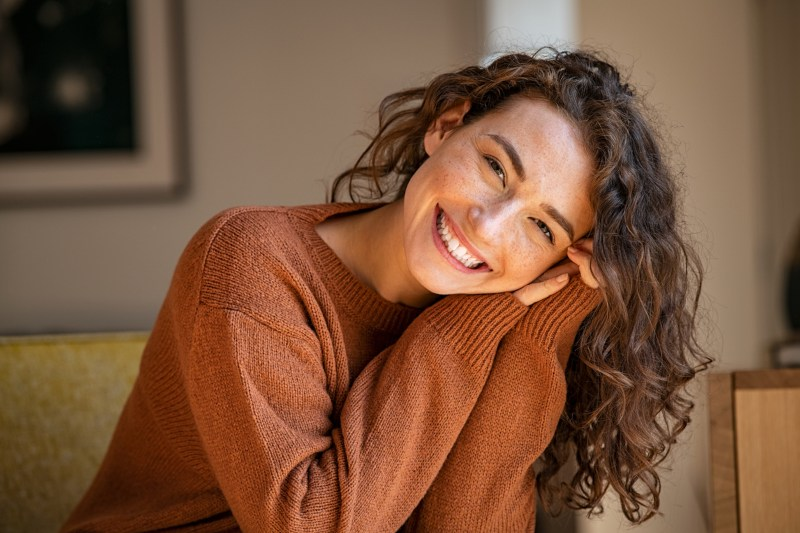
#> input picture example_inputs/persona.jpg, 800 x 533 px
$ jupyter execute canny-operator-step-by-step.ipynb
#> lines starting #> are read from the running program, lines starting #| are printed output that depends on the picture
We are going to execute Canny Algorithm step by step

[cell 1]
import numpy as np
import cv2
import matplotlib.pyplot as plt
import math
from scipy import signal

def rgb2grayscale(img: np.ndarray):
    """
    img: image in RGB format
    return: image in grayscale format
    """
    return np.around((img[:, :, 0]*0.3 + img[:, :, 1]*0.59 + img[:, :, 2]*0.11))

def correlation(img: np.ndarray, filter: np.ndarray, faster: bool):
    """
    img: image in grayscale format
    filter: filter to apply to the image
    faster: boolean value. If true, use scipy implemented correlation, which is faster
    return: image after applying the filter
    """
    if faster:
        return signal.correlate2d(img, filter)

    img_x, img_y = img.shape[0], img.shape[1]
    kernel_x, kernel_y = filter.shape[0], filter.shape[1]
    if kernel_x != kernel_y:
        raise ValueError("Kernel has to be NxN")

    k = kernel_x
    new_img = np.zeros((img_x, img_y))

    pad = int((k-1)/2)

    for x in range(pad, img_x - pad):
        for y in range(pad, img_y - pad):
            subimagen = img[x - pad:x + pad + 1, y - pad:y + pad + 1]
            new_img[x, y] = np.sum(subimagen * filter)

    return new_img

def gaussianKernel(size: int, sigma: float):
    """
    size: size of the kernel
    sigma: standard deviation of the gaussian
    return: gaussian kernel
    """
    if size % 2 == 0:
        raise ValueError("Size must be odd")
    return np.fromfunction(
        lambda x, y: (1 / ((sigma**2)*2*math.pi))*np.exp(-(((x-((size-1)/2))**2 + (y-((size-1)/2))**2) / (2*(sigma**2)))),
        (size, size))

def sobelFilterX():
    """
    return: sobel filter in the X direction
    """
    return np.array([[-1, 0, 1],
                     [-2, 0, 2],
                     [-1, 0, 1]])

def sobelFilterY():
    """
    return: sobel filter in the Y direction
    """
    return np.array([[-1, -2, -1],
                     [0, 0, 0],
                     [1, 2, 1]])

def nonMaximaElimination(magnitude: np.ndarray, direction: np.ndarray):
    """
    magnitude: magnitude of the gradient
    direction: direction of the gradient
    return: image after applying non-maxima elimination
    """
    result = magnitude.copy()
    for x in range(1, magnitude.shape[0]-1):
        for y in range(1, magnitude.shape[1]-1):
            ang = direction[x, y]
            mag = magnitude[x, y]

            if ang <= 30 or ang > 150:
                if not (mag >= magnitude[x, y+1] and mag >= magnitude[x, y-1]):
                    result[x, y] = 0

            elif 30 < ang <= 60:
                if not (mag >= magnitude[x+1, y+1] and mag >= magnitude[x-1, y-1]):
                    result[x, y] = 0

            elif 60 < ang <= 120:
                if not (mag >= magnitude[x+1, y] and mag >= magnitude[x-1, y]):
                    result[x, y] = 0
            else:
                if not (mag >= magnitude[x+1, y-1] and mag >= magnitude[x-1, y+1]):
                    result[x, y] = 0

    return result

def threshold(value: int, min_threshold: int, max_threshold: int):
    """
    value: value to threshold
    min_threshold: minimum threshold
    max_threshold: maximum threshold
    return: value after applying the threshold
    """
    if value <= min_threshold:
        return 0
    elif value >= max_threshold:
        return 255
    else:
        return 128

threshold_v = np.vectorize(threshold)

def hysteresis(img: np.ndarray):
    """
    img: image with threshole applied
    return: image after applying hysteresis
    """
    result = img.copy()
    for x in range(2, img.shape[0]-2):
        for y in range(2, img.shape[1]-2):
            if img[x, y] == 128:
                neighbors = [img[x-1, y-1], img[x-1, y], img[x-1, y+1], img[x, y+1],
                             img[x+1, y+1], img[x+1, y], img[x+1, y-1], img[x, y-1]]
                if (255 in neighbors):
                    result[x, y] = 255
                else:
                    result[x, y] = 0
    return result

ORIGINAL IMAGE

[cell 2]
img = cv2.imread("../example_inputs/persona.jpg")
#> img is the input picture: shape (533, 800, 3); mean B, G, R 60, 84.7, 123.4
img = cv2.cvtColor(img, cv2.COLOR_BGR2RGB)
plt.imshow(img)

BLURRY IMAGE

[cell 3]
blurry_img = correlation(rgb2grayscale(img), gaussianKernel(9, 2), True)
#> in correlation, `return signal.correlate2d(img, filter)`:
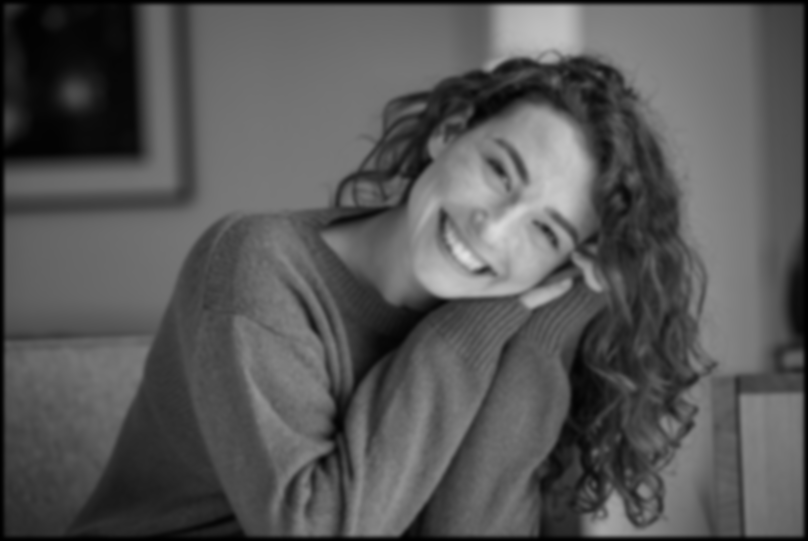
#> returned value: shape (541, 808) float64; min 0.027, max 226.1, mean 87.1
plt.imshow(blurry_img, cmap='gray')

GRADIENT (MAGNITUDE AND DIRECTION)

[cell 4]
sobelX = correlation(blurry_img, sobelFilterX(), True)
#> call 2 of correlation, with filter = array of shape (3, 3), faster = True
#> in correlation (call 2), `return signal.correlate2d(img, filter)`:
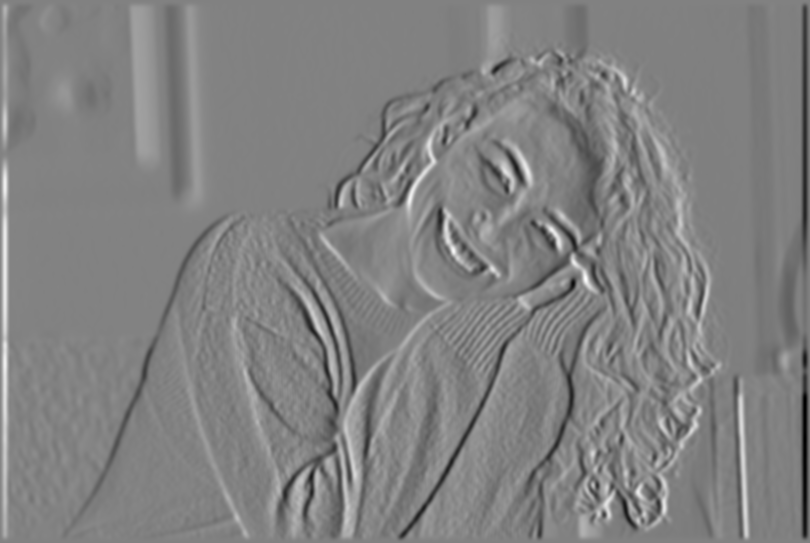
#> returned value: shape (543, 810) float64; min -180.2, max 174.1, mean 0; drawn with min black and max white
sobelY = correlation(blurry_img, sobelFilterY(), True)
#> call 3 of correlation, with filter = array of shape (3, 3), faster = True
#> in correlation (call 3), `return signal.correlate2d(img, filter)`:
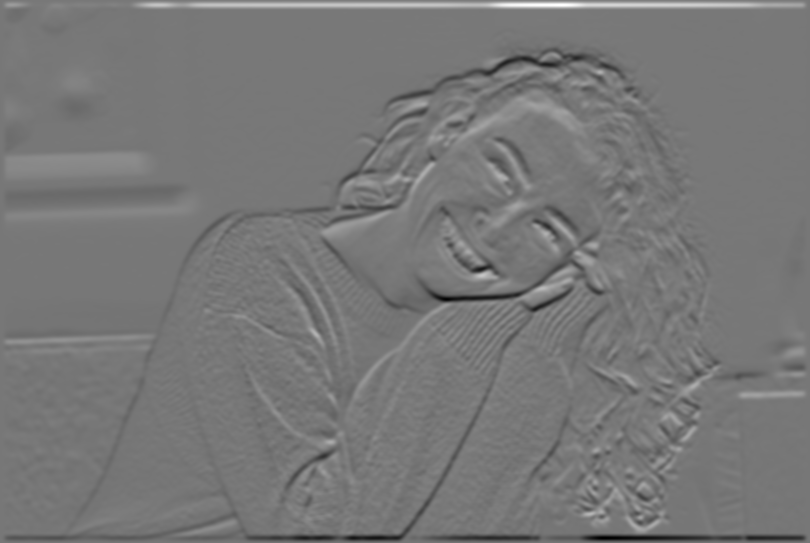
#> returned value: shape (543, 810) float64; min -252, max 284.2, mean 0; drawn with min black and max white

[cell 5]
magnitude = np.sqrt(sobelX**2 + sobelY**2)
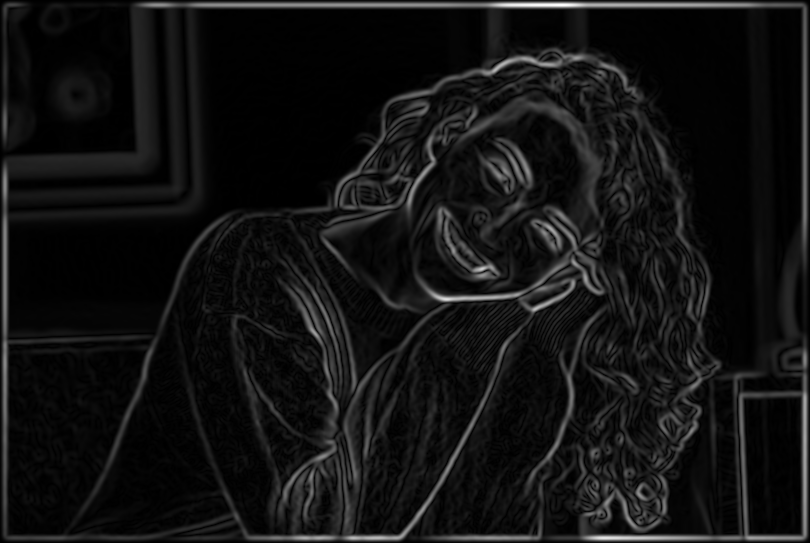
#> magnitude: shape (543, 810) float64; min 4.44e-16, max 284.2, mean 21.2; drawn with min black and max white
direction = np.arctan2(sobelY, sobelX)
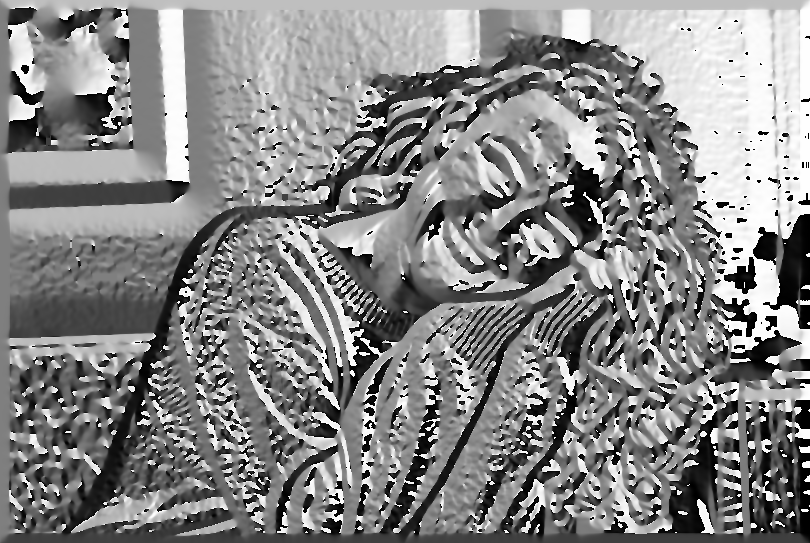
#> direction: shape (543, 810) float64; min -3.14, max 3.14, mean 0.191; drawn with min black and max white
direction_dg = direction * 180 / math.pi
direction_dg[direction_dg < 0] += 180
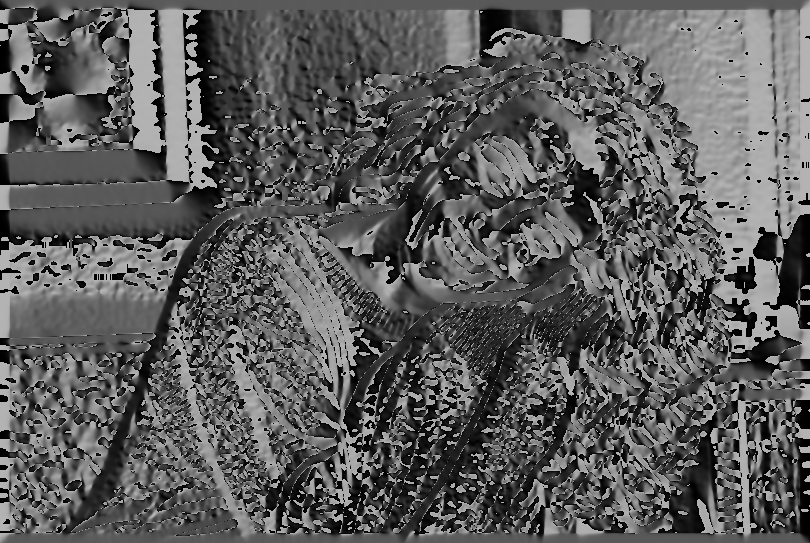
#> direction_dg: shape (543, 810) float64; min 0, max 180, mean 92.6

[cell 6]
plt.imshow(magnitude, cmap='gray')

[cell 7]
plt.imshow(direction_dg, cmap='viridis')
plt.colorbar()
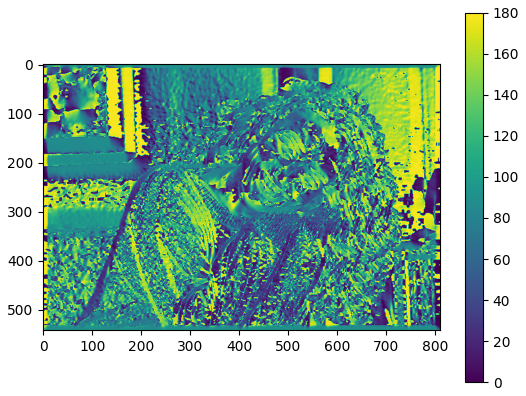
#> figure drawn by matplotlib, 2 panels

NON MAXIMA ELIMINATION

[cell 8]
nonMaxima = nonMaximaElimination(magnitude, direction_dg)
#> after the loop in nonMaximaElimination, `for x in range(1, magnitude.shape[0]-1):`:
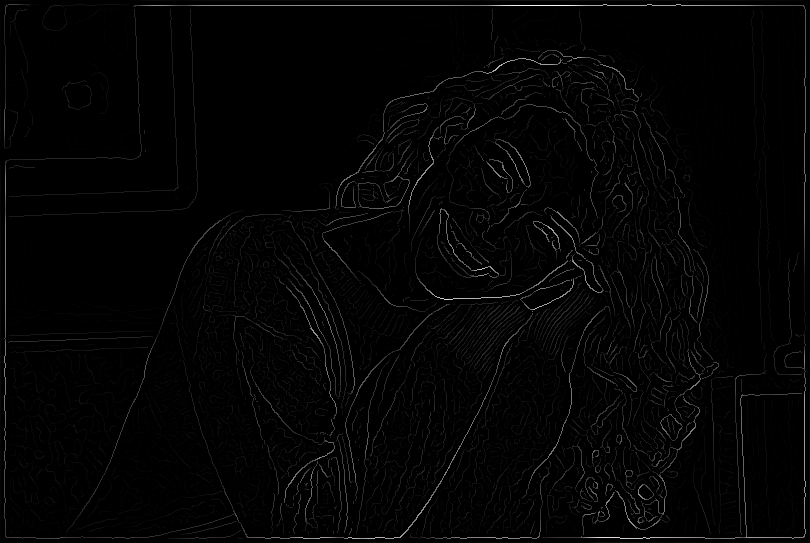
#> result: shape (543, 810) float64; min 0, max 284.2, mean 4.4; drawn with min black and max white
plt.imshow(nonMaxima, cmap='gray')

THRESHOLDED IMAGE

[cell 9]
thresholded = threshold_v(nonMaxima, 20, 40)
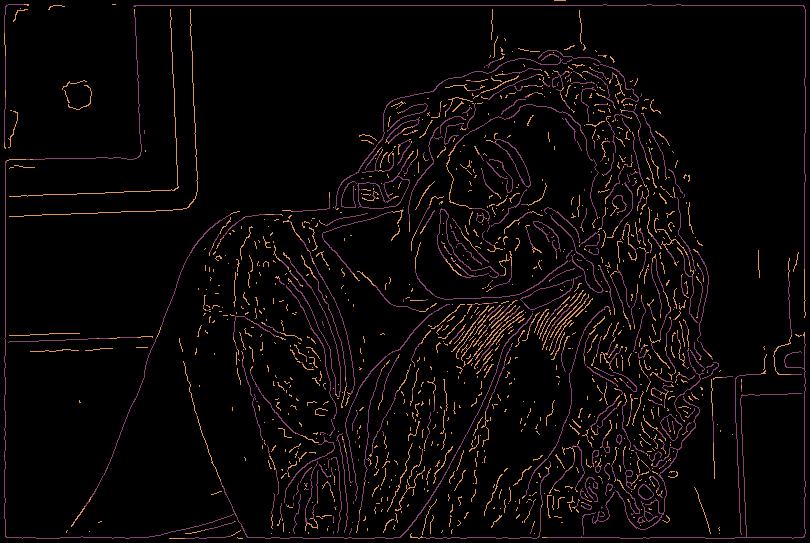
#> thresholded: shape (543, 810) int64; 3 distinct labels, from 0 to 255; one colour per label, 0 black
plt.imshow(thresholded, cmap='gray')

HYSTERESIS IMAGE (FINAL)

[cell 10]
hysteresis_img = hysteresis(thresholded)
#> after the loop in hysteresis, `for x in range(2, img.shape[0]-2):`:
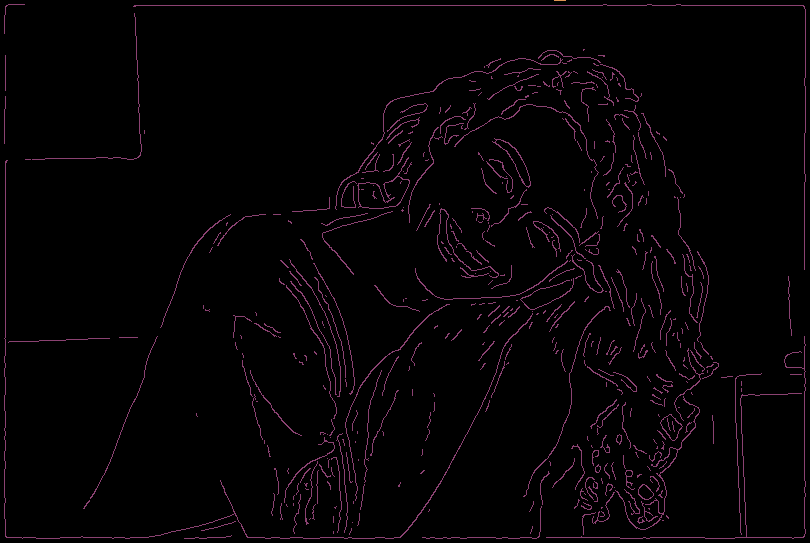
#> result: shape (543, 810) int64; 3 distinct labels, from 0 to 255; one colour per label, 0 black

$ run again, with example_inputs/kid.jpg copied over example_inputs/persona.jpg
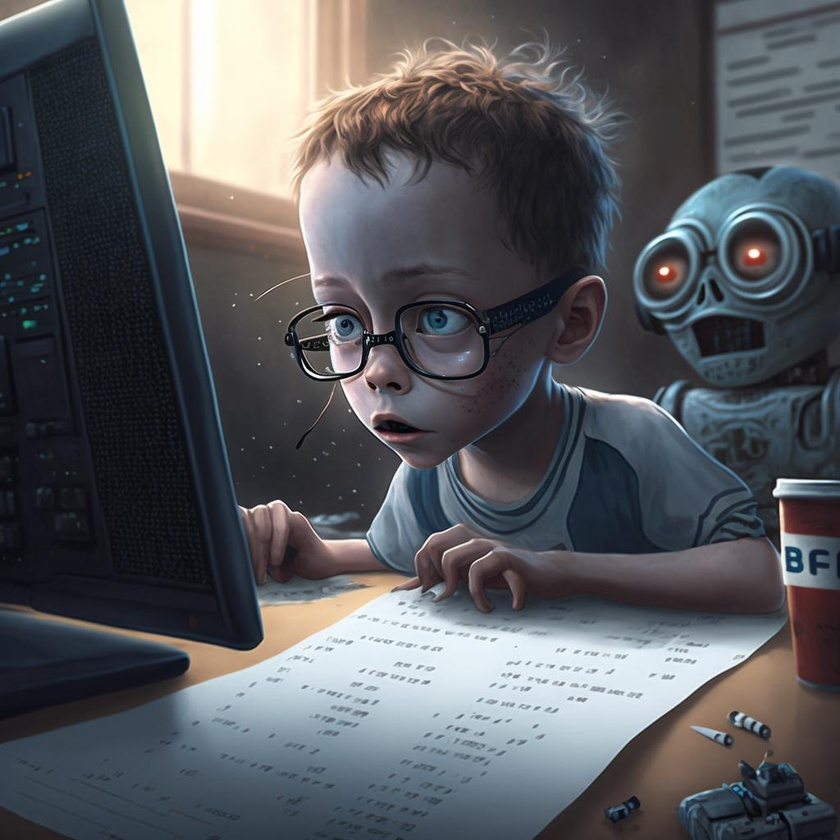
#> input picture example_inputs/kid.jpg, 840 x 840 px, shrunk from 1024 x 1024 before the run
#> img is the input picture: shape (840, 840, 3); mean B, G, R 93, 88.9, 86.7
#> `[cell 7] plt.imshow(direction_dg, cmap='viridis') plt.colorbar()`:
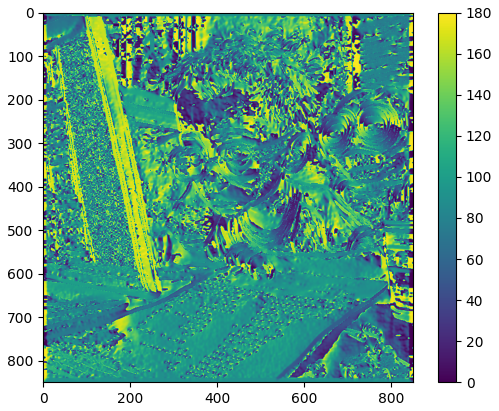
#> figure drawn by matplotlib, 2 panels
#> thresholded: shape (850, 850) int64; 3 distinct labels, from 0 to 255
#> after the loop in hysteresis, `for x in range(2, img.shape[0]-2):`:
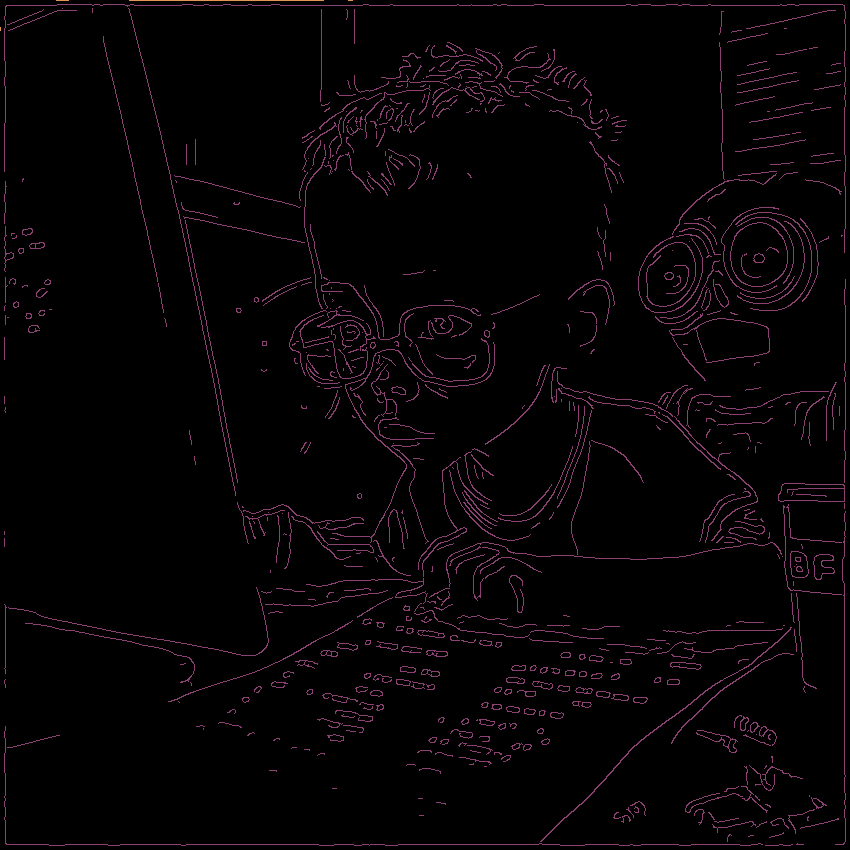
#> result: shape (850, 850) int64; 3 distinct labels, from 0 to 255; one colour per label, 0 black

$ run again, with example_inputs/telefonica.jpg copied over example_inputs/persona.jpg
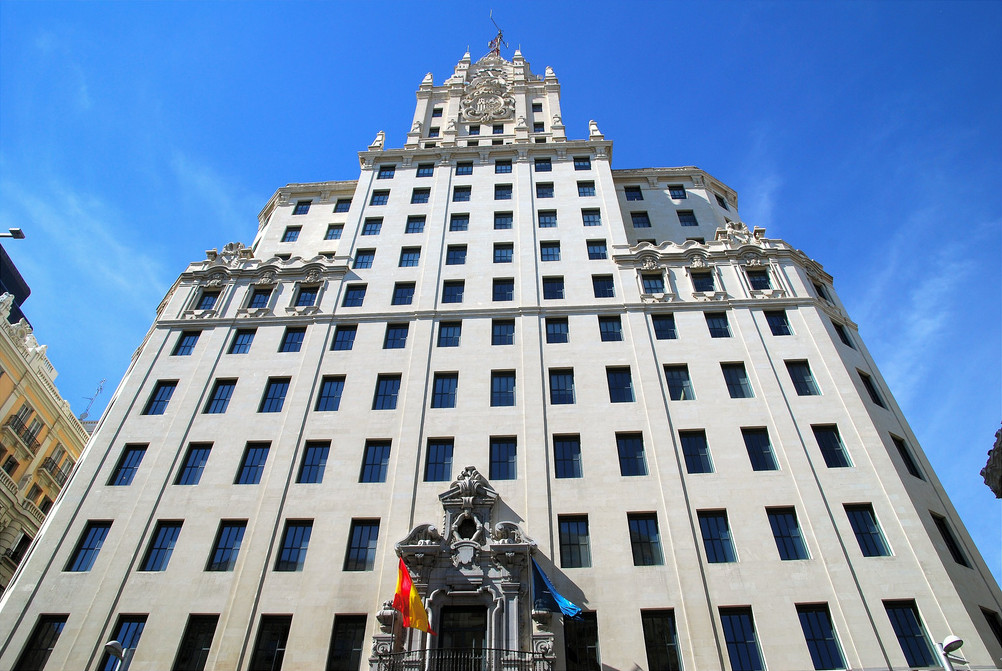
#> input picture example_inputs/telefonica.jpg, 1002 x 671 px
#> img is the input picture: shape (671, 1002, 3); mean B, G, R 180.3, 146.9, 120.4
#> thresholded: shape (681, 1012) int64; 3 distinct labels, from 0 to 255
#> after the loop in hysteresis, `for x in range(2, img.shape[0]-2):`:
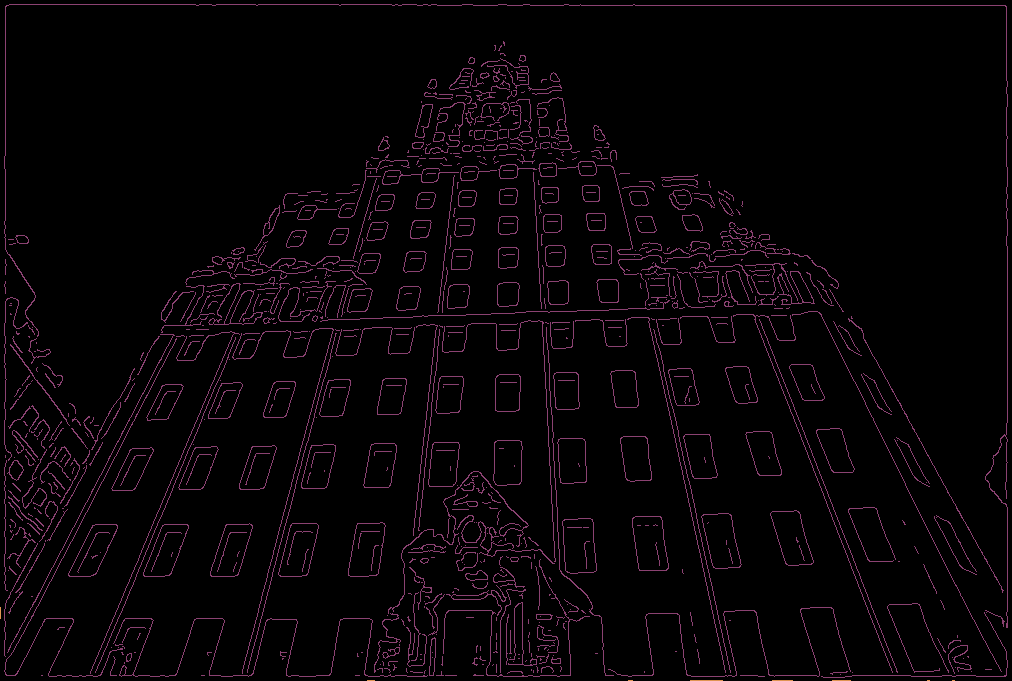
#> result: shape (681, 1012) int64; 3 distinct labels, from 0 to 255; one colour per label, 0 black
